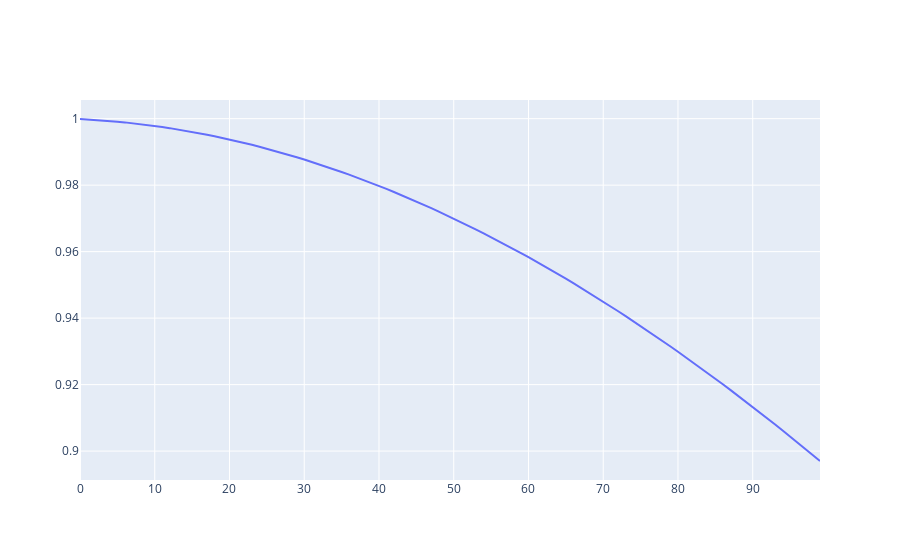

Source (notebook cell):
### Code cell
fig = go.Figure()
    fig.add_trace(
        go.Scatter(x=torch.arange(100), y=model.noise_scheduler.alphas_cumprod[:])
    )

### Figure 1 — Plotly figure (JSON) as saved in the notebook; plotly's stock layout.template omitted (floating-point values rounded to 4 significant figures; data arrays with more than 128 entries replaced by an {"elided": "..."} marker saying what was removed)
{"data": [{"type": "scatter", "x": [0, 1, 2, 3, 4, 5, 6, 7, 8, 9, 10, 11, 12, 13, 14, 15, 16, 17, 18, 19, 20, 21, 22, 23, 24, 25, 26, 27, 28, 29, 30, 31, 32, 33, 34, 35, 36, 37, 38, 39, 40, 41, 42, 43, 44, 45, 46, 47, 48, 49, 50, 51, 52, 53, 54, 55, 56, 57, 58, 59, 60, 61, 62, 63, 64, 65, 66, 67, 68, 69, 70, 71, 72, 73, 74, 75, 76, 77, 78, 79, 80, 81, 82, 83, 84, 85, 86, 87, 88, 89, 90, 91, 92, 93, 94, 95, 96, 97, 98, 99], "y": {"elided": "1000 float values"}}], "layout": {}}
